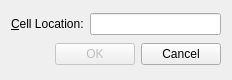
<?xml version="1.0" encoding="UTF-8"?>
<ui version="4.0">
 <class>GoToCellDialog</class>
 <widget class="QWidget" name="GoToCellDialog">
  <property name="geometry">
   <rect>
    <x>0</x>
    <y>0</y>
    <width>232</width>
    <height>80</height>
   </rect>
  </property>
  <property name="windowTitle">
   <string>Go To Cell</string>
  </property>
  <layout class="QVBoxLayout" name="mainLayout">
   <item>
    <layout class="QHBoxLayout" name="topLayout">
     <item>
      <widget class="QLabel" name="label">
       <property name="text">
        <string>&amp;Cell Location:</string>
       </property>
       <property name="buddy">
        <cstring>lineEdit</cstring>
       </property>
      </widget>
     </item>
     <item>
      <widget class="QLineEdit" name="lineEdit"/>
     </item>
    </layout>
   </item>
   <item>
    <layout class="QHBoxLayout" name="bottomLayout">
     <item>
      <spacer name="horizontalSpacer">
       <property name="orientation">
        <enum>Qt::Horizontal</enum>
       </property>
       <property name="sizeHint" stdset="0">
        <size>
         <width>40</width>
         <height>20</height>
        </size>
       </property>
      </spacer>
     </item>
     <item>
      <widget class="QPushButton" name="okButton">
       <property name="enabled">
        <bool>false</bool>
       </property>
       <property name="text">
        <string>OK</string>
       </property>
       <property name="default">
        <bool>true</bool>
       </property>
      </widget>
     </item>
     <item>
      <widget class="QPushButton" name="cancelButton">
       <property name="text">
        <string>Cancel</string>
       </property>
      </widget>
     </item>
    </layout>
   </item>
  </layout>
 </widget>
 <tabstops>
  <tabstop>lineEdit</tabstop>
  <tabstop>okButton</tabstop>
  <tabstop>cancelButton</tabstop>
 </tabstops>
 <resources/>
 <connections/>
</ui>
